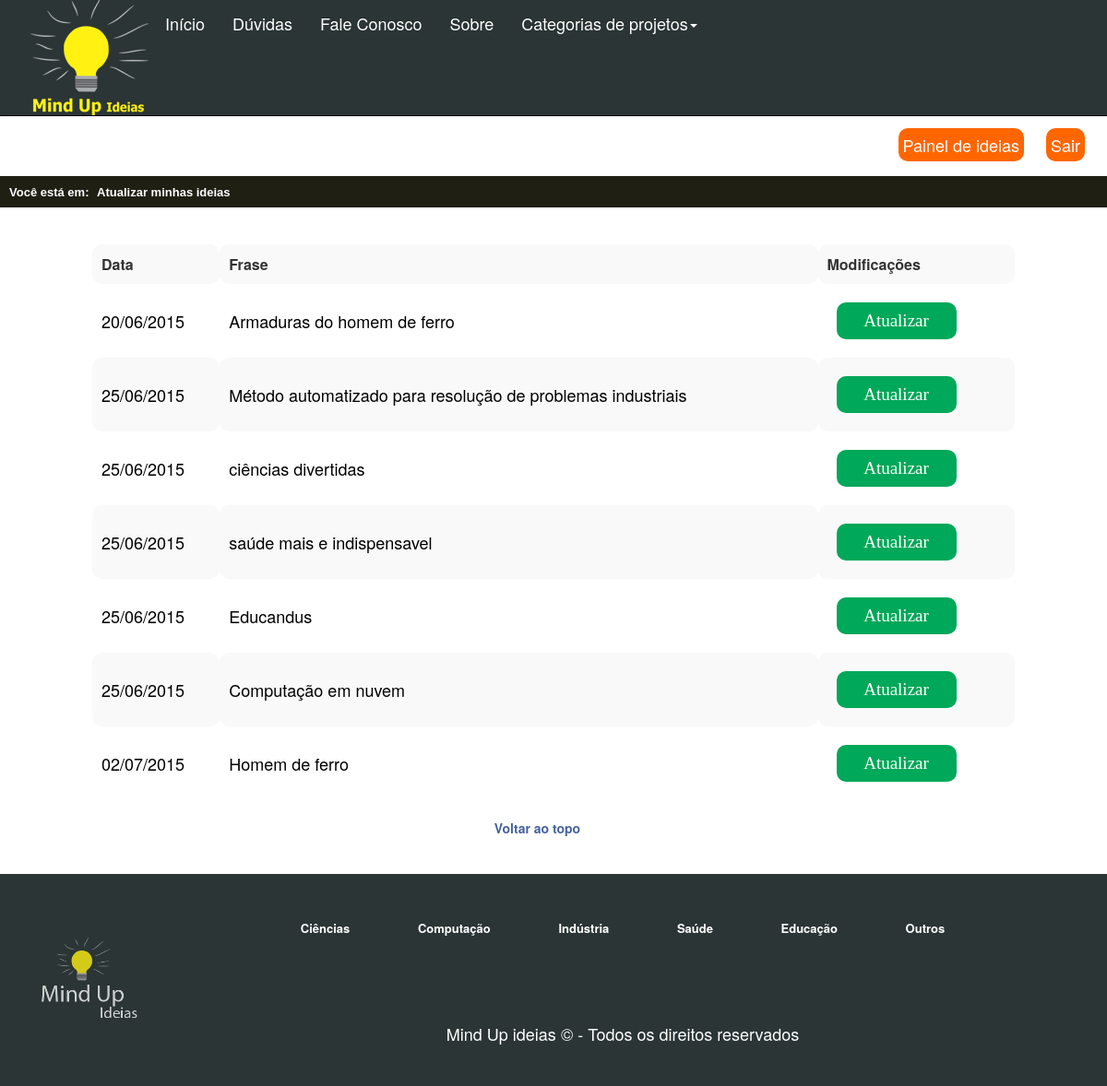
/view/mostraideiasparaatualizar.php (signed in), run on the app's committed database.
### tables this page shows
CREATE TABLE IF NOT EXISTS `ideiasusuarios` (
  `idideia` bigint(20) unsigned NOT NULL AUTO_INCREMENT,
  `idusuario` bigint(20) NOT NULL,
  `ideia` longtext NOT NULL,
  `data` date NOT NULL,
  `categoria` varchar(100) NOT NULL,
  `fraseDaIdeia` varchar(100) NOT NULL,
  `avaliacao` decimal(10,2) NOT NULL,
  `valor` varchar(80) NOT NULL,
  `ideia_paga` tinyint(1) NOT NULL,
  `ideia_patenteada` tinyint(1) NOT NULL,
  `ideia_em_busca_investimentos` tinyint(1) NOT NULL,
  `ideia_em_busca_investimentos_e_socios` tinyint(1) NOT NULL,
  `ideia_em_busca_de_mao_de_obra` tinyint(1) NOT NULL,
  `video_da_ideia` varchar(1000) NOT NULL,
  `imagem` varchar(1000) NOT NULL,
  PRIMARY KEY (`idideia`),
  UNIQUE KEY `idideia` (`idideia`)
);

### view/mostraideiasparaatualizar.php (the view, shortened to what this page needs)
<?php
        $caminho = new Caminho();
        include($caminho->getCaminhoHeader());
        include($caminho->getCaminhoTopo());
        include($caminho->getCaminhoAbrirSessao());
        $conexao = Conexao::getInstance();
?>
<?php
    if((!isset ($_SESSION['email']) == true) and (!isset ($_SESSION['senha']) == true)) {
        unset($_SESSION['email']);
        unset($_SESSION['senha']);
       	echo $caminho->getCaminhoFimSessao();
    } else{
    	$email = $_SESSION['email'];
    	$resultado = $conexao->query("select id from usuario where email = '$email'");
    	$a = $resultado->fetch();
    	$idUser = $a[0];
		$resultado = $conexao->query("select * from ideiasusuarios where idusuario=$idUser");
		$valor_linhas_retornadas = $resultado->rowCount();
		echo'
			<div id="localizaoSite">
	            <div id="localizaoReduzido">
	                <span id="topo" class="fontDouradaTahoma">Você está em:</span><span class=""> &nbsp;Atualizar minhas ideias</span>
	            </div>
				</div>
			<br><br>
		';
		if($valor_linhas_retornadas > 0){
		echo"
		<div class='corpoTelas'>
		<table class='table-striped'>
		<th>Data</th>
		<th>Frase</th>
		<th>Modificações</th>
		";
		while($a = $resultado->fetch()){
			$arrumaData = explode("-",$a[3]);
			$dataParaBancoMysql = $arrumaData[2].'/'.$arrumaData[1].'/'.$arrumaData[0];
			echo "<tr><td>" . $dataParaBancoMysql . "</td>";
			echo "<td>" . $a[5] . "</td>";
			$id = $a[0];
			$ideia = $a[2];
			$data = $a[3];
			$categoria = $a[4];
			$frase = $a[5];
			echo "<td>
				<form id='atualizar' name='atualizar' action='atualizarIdeia.php' method='POST'>
					<input type='hidden'  id='idideia' name='idideia' value='$id'/>
					<input type='hidden'  id='ideia' name='ideia' value='$ideia'/>
					<input type='hidden'  id='data' name='data' value='$data'/>
					<input type='hidden'  id='categoria' name='categoria' value='$categoria'/>
					<input type='hidden'  id='frase' name='frase' value='$frase'/>
					<input type='submit' value='Atualizar' id='bt_atualizar'/>
				</form>
			</td></tr>";
		}
	}else{
		echo "<h1 style='margin-bottom:100px;'>Sem ideias para mostrar!</h1>";
	}
		echo "</table><br></div>";
    }
?>
<a href='#topo' class='topo'>Voltar ao topo</a><br><br><br>
<?php
        include($caminho->getCaminhoRodape());
   ?>

### includes/header.php (shortened to what this page needs)
<!DOCTYPE html PUBLIC "-//W3C//DTD XHTML 1.0 Transitional//EN" "http://www.w3.org/TR/xhtml1/DTD/xhtml1-transitional.dtd">
<html>
    <head>
            <link rel="stylesheet" href="../css/site.css"/>
            <link rel="stylesheet" type="text/css" href="../js/source/jquery.fancybox.css?v=2.1.5" media="screen" />
            <link rel="stylesheet" href="//code.jquery.com/ui/1.11.1/themes/smoothness/jquery-ui.css">
    </head>

### includes/topo.php (shortened to what this page needs)
<link href="../css/bootstrap.min.css" rel="stylesheet">
<link href="../css/bootstrap-theme.min.css" rel="stylesheet">
<body>
    <header>
        <?php
        if ((!isset($_SESSION['email']) == true) and ( !isset($_SESSION['senha']) == true)) {
            echo '
    <nav class="navbar navbar-inverse navbar-fixed-top">
      <div style="background-color:#2B3535;">
      <div class="container">
        <div class="navbar-header">
          <button type="button" class="navbar-toggle collapsed" data-toggle="collapse" data-target="#navbar" aria-expanded="false" aria-controls="navbar">
            <span class="sr-only">Toggle navigation</span>
            <span class="icon-bar"></span>
            <span class="icon-bar"></span>
            <span class="icon-bar"></span>
          </button>
          <a class="navbar-brand" rel="home" href="index.php" id="logoSite"></a>
        </div>
        <div id="navbar" class="navbar-collapse collapse">
          <ul class="nav navbar-nav">
            <li><a id="opcao_1_topo" href="index.php">Início</a></li>
            <li><a id="opcao_2_topo" href="duvidas.php">Dúvidas</a></li>
            <li><a id="opcao_3_topo" href="contato.php">Fale Conosco</a></li>
            <li><a id="opcao_4_topo" href="sobre.php">Sobre</a></li>
            <li class="dropdown">
              <a id="opcao_7_topo" href="#" class="dropdown-toggle" data-toggle="dropdown" role="button" aria-expanded="false">Categorias de projetos<span class="caret"></span></a>
              <ul class="dropdown-menu" role="menu">
                <li><a href="ciencias.php">Ciências</a></li>
                <li><a href="computacao.php">Computação</a></li>
                <li><a href="industria.php">Indústria</a></li>
                <li><a href="saude.php">Saúde</a></li>
                <li><a href="educacao.php">Educação</a></li>
                <li><a href="outros.php">Outros</a></li>
                <!--<li class="divider"></li>
                <li class="dropdown-header">Nav header</li>
                <li><a href="#">Separated link</a></li>
                <li><a href="#">One more separated link</a></li>
                -->
              </ul>
            </li>
            <li><a id="opcao_5_topo" href="cadastro.php">Cadastrar</a></li>
            <li><a id="opcao_6_topo" href="login.php">Login</a></li>
          </ul>
        </div>
          </div>
                '
            ;
        } else {
            echo '
    <nav class="navbar navbar-inverse navbar-fixed-top">
    <div style="background-color:#2B3535;">
      <div class="container">
        <div class="navbar-header">
          <button type="button" class="navbar-toggle collapsed" data-toggle="collapse" data-target="#navbar" aria-expanded="false" aria-controls="navbar">
            <span class="sr-only">Toggle navigation</span>
            <span class="icon-bar"></span>
            <span class="icon-bar"></span>
            <span class="icon-bar"></span>
          </button>
          <a class="navbar-brand" rel="home" href="index.php" id="logoSite"></a>
        </div>
        <div id="navbar" class="navbar-collapse collapse">
          <ul class="nav navbar-nav">
            <li><a id="opcao_1_topo" href="index.php">Início</a></li>
            <li><a id="opcao_2_topo" href="duvidas.php">Dúvidas</a></li>
            <li><a id="opcao_3_topo" href="contato.php">Fale Conosco</a></li>
            <li><a id="opcao_4_topo" href="sobre.php">Sobre</a></li>
            <li class="dropdown">
              <a id="opcao_7_topo" href="#" class="dropdown-toggle" data-toggle="dropdown" role="button" aria-expanded="false">Categorias de projetos<span class="caret"></span></a>
              <ul class="dropdown-menu" role="menu">
                <li><a href="ciencias.php">Ciências</a></li>
                <li><a href="computacao.php">Computação</a></li>
                <li><a href="industria.php">Indústria</a></li>
                <li><a href="saude.php">Saúde</a></li>
                <li><a href="educacao.php">Educação</a></li>
                <li><a href="outros.php">Outros</a></li>
                <!--<li class="divider"></li>
                <li class="dropdown-header">Nav header</li>
                <li><a href="#">Separated link</a></li>
                <li><a href="#">One more separated link</a></li>
                -->
              </ul>
            </li>
          </ul>
        </div>
        </div>
                '
            ;
        }
        ?>
</div>
</header>

### controles/abriusessao.php (shortened to what this page needs)
<?php
    if((!isset ($_SESSION['email']) == true) and (!isset ($_SESSION['senha']) == true)) {
        unset($_SESSION['email']);
        unset($_SESSION['senha']);
    }
    else{
        if ( isset( $_SESSION["sessiontime"] ) ) {
            if ($_SESSION["sessiontime"] < time() ) {
                session_unset();
                echo "<script>alert('Sua sessão expirou!')</script>";
                echo '<meta http-equiv="refresh" content="0;URL=../view/login.php" />';
            } else {
                echo"<div class='div_logout'>
                        <br>
                        <a href='../view/painel.php' class='logado'>Painel de ideias</a>
                        <a href='../controles/logout.php' class='logado'>Sair</a><br><br>
                    </div>
                ";
            }
        } else {
            session_unset();
            echo '<meta http-equiv="refresh" content="0;URL=../view/login.php" />';
        }
    }
?>

### includes/rodape.php
<div id="rodape">
    <div class="rodapeInterno">
        <img src="../imagens/logo_empresa_rodape.png" id="logoroda"/>
        <ul>
            <li ><a class='links_brancos' href="ciencias.php">Ciências</a></li>
            <li><a class='links_brancos' href="computacao.php">Computação</a></li>
            <li><a class='links_brancos' href="industria.php">Indústria</a></li>
            <li><a class='links_brancos' href="saude.php">Saúde</a></li>
            <li><a class='links_brancos' href="educacao.php">Educação</a></li>
            <li><a class='links_brancos' href="outros.php">Outros</a></li>
        </ul>
            <h4 id="header_rodape_frase">Mind Up ideias &copy; - Todos os direitos reservados</h4>
    </div>

### css/site.css (style rules this page uses)
#opcao_1_topo,#opcao_2_topo, #opcao_3_topo,#opcao_4_topo, #opcao_7_topo { color:#fff; font-size:18px; }
.div_logout { text-align:right; margin-right:2%; }
.logado { color:#fff; font-size:18px; background-color:#FF6600; border-radius:10px; padding:5px; margin-left:20px; }
input { height:20px; font-size:17px; }
.fontDouradaTahoma { color: #FFF!important; margin-right:5px; }
* { margin: 0 auto; padding: 0px; }
body { text-align:center; background-color:#EFEFE7; overflow-x:hidden; }
img { border:none; display:inline; }
ul { list-style-type:none; }
input, textarea { font-family: 'fontsitemedium'; }
header { height: 125px; background-color:#F5F5F0; border-bottom:1px solid #B5B5B5; background-color: #fff; -moz-box-shadow: 0px 0px 4px #d0d0d0; -webkit-box-shadow: 0px 0px 4px #d0d0d0; box-shadow: 0px 0px 4px #d0d0d0; }
#logoSite { float: left; width: 134px; height:125px; background: url("../imagens/logo_Mind UP_ideias.png") no-repeat bottom; opacity: 1; }
#localizaoSite { width: 100%; min-width: 100%; height: 34px; background-color:#1F1F14; }
#localizaoReduzido { width:100%; height:100%; margin-left:10px; }
#localizaoReduzido span { font-family: Tahoma, Geneva, sans-serif; font-weight: bold; font-size: 13px; display: inline-block; position: relative; color: #fff; float: left; margin-top: 9px; }
#rodape { background-color:#2B3535; z-index:15; width:100%; height:230px; padding-top:20px; color:#FFF; overflow:hidden; position:relative; bottom: 0; font-size:13px; }
.rodapeInterno { position: relative; height: 100%; }
#rodape ul { margin-top:30px; position:relative; top: 0px; }
#rodape ul li { padding-bottom:50px; display:inline; padding:5px; margin:30px; border-radius:10px; font-weight: bold; text-align: left; color:#fff; }
#header_rodape_frase { margin-top:8%; }
.links_brancos { color:white; }
table tr td { padding-top:5px; padding-bottom:5px; border-radius: 10px; padding: 10px; text-align: justify; }
table th { padding: 10px; text-align:justify; border-radius: 10px; }
table { text-align:center; width:1000px; border:0; }
#logoroda { width:120px; height:120px; display: block; float:left; margin-left:30px; cursor: pointer; opacity:0.8; }
.topo { color:#44619d; font-weight:bold; padding-right:35px; }
td { font-size: 18px; color: #000; text-align: left; }
input[type="submit"], #btCadastro { clear: left; width: 89px; height: 44px; font-size: 19px; text-align: center; font-family: "fontsite"; background:#00a859; border: none; color: #fff; cursor: pointer; border-radius: 10px; transition: .2s; margin-bottom: 15px; }
#bt_atualizar { width:130px; height:40px; margin:10px; }

### data on the page
ideiasusuarios: data "20/06/2015", fraseDaIdeia "Armaduras do homem de ferro"
ideiasusuarios: data "25/06/2015", fraseDaIdeia "Método automatizado para resolução de problemas industriais"
ideiasusuarios: data "25/06/2015", fraseDaIdeia "ciências divertidas"
ideiasusuarios: data "25/06/2015", fraseDaIdeia "saúde mais e indispensavel"
ideiasusuarios: data "25/06/2015", fraseDaIdeia "Educandus"
ideiasusuarios: data "25/06/2015", fraseDaIdeia "Computação em nuvem"
ideiasusuarios: data "02/07/2015", fraseDaIdeia "Homem de ferro"
